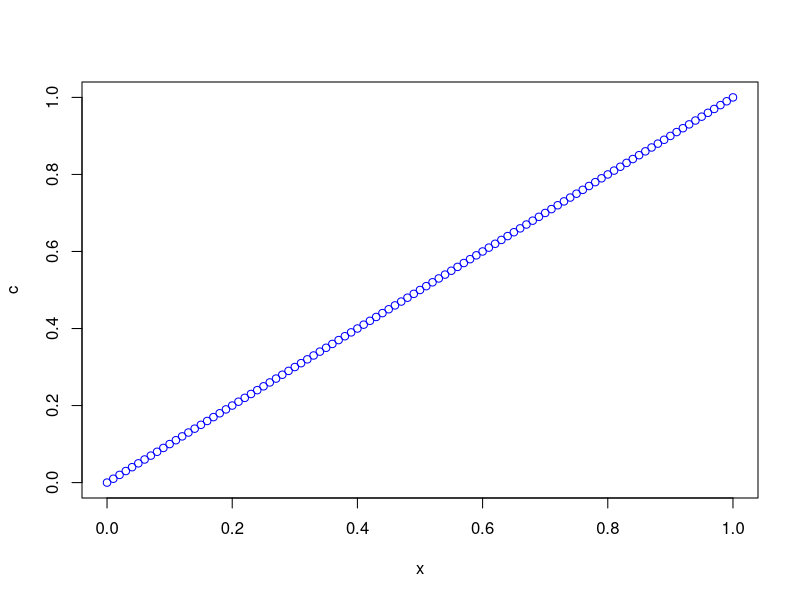
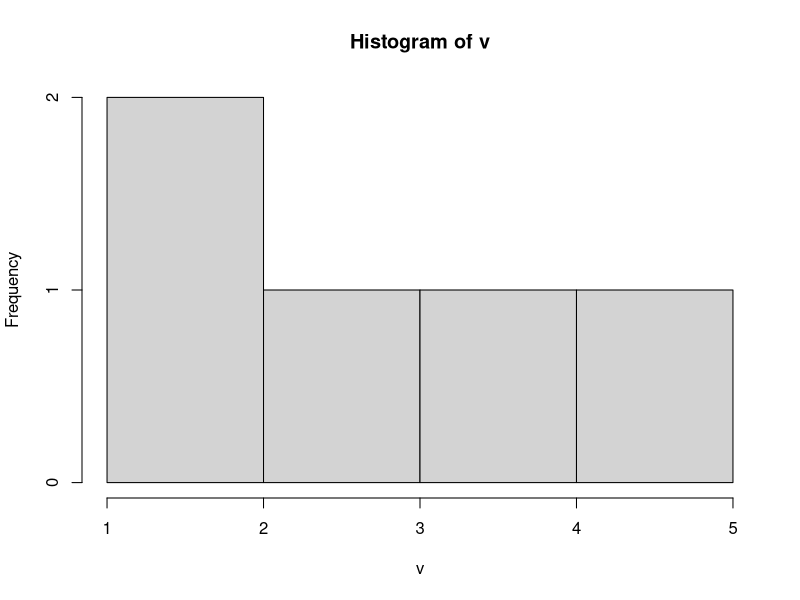

Here is the R script that generated these plots, in order:
# ================================
# R BASICS CHEATSHEET
# ================================

# ----------------
# 1. Variables
# ----------------
x <- 10
y <- 3.5
name <- "Alice"
is_valid <- TRUE

# ----------------
# 2. Basic Data Types
# ----------------
# numeric, integer, character, logical
class(x)
class(name)

# ----------------
# 3. Vectors
# ----------------
v <- c(1, 2, 3, 4, 5)

v[1]  # indexing (1-based)
length(v)
sum(v)
mean(v)

# ----------------
# 4. Sequences
# ----------------
seq(1, 10, by = 2)
rep(1, times = 5)

# ----------------
# 5. Matrices
# ----------------
m <- matrix(1:6, nrow = 2, ncol = 3)

m[1,2]  # row, column
t(m)    # transpose
dim(m)

# ----------------
# 6. Lists
# ----------------
lst <- list(
  numbers = v,
  text = "hello",
  flag = TRUE
)

lst$numbers

# ----------------
# 7. Data Frames
# ----------------
df <- data.frame(
  id = c(1, 2, 3),
  score = c(85, 90, 78),
  passed = c(TRUE, TRUE, FALSE)
)

head(df)
str(df)

df$score
df[df$score > 80, ]

# ----------------
# 8. Control Flow
# ----------------
if (x > 5) {
  print("x is greater than 5")
} else {
  print("x is 5 or less")
}

for (i in v) {
  print(i)
}

# ----------------
# 9. Functions
# ----------------
add_numbers <- function(a, b) {
  return(a + b)
}

add_numbers(2, 3)

# ----------------
# 10. Apply Functions
# ----------------
apply(m, 1, sum)  # rows
apply(m, 2, sum)  # columns

lapply(lst, class)

# ----------------
# 11. Basic Plotting
# ----------------
plot(c, type = "b", col = "blue")
hist(v)

# ----------------
# 12. Reading & Writing Data
# ----------------
# df <- read.csv("data.csv")
# write.csv(df, "output.csv", row.names = FALSE)
